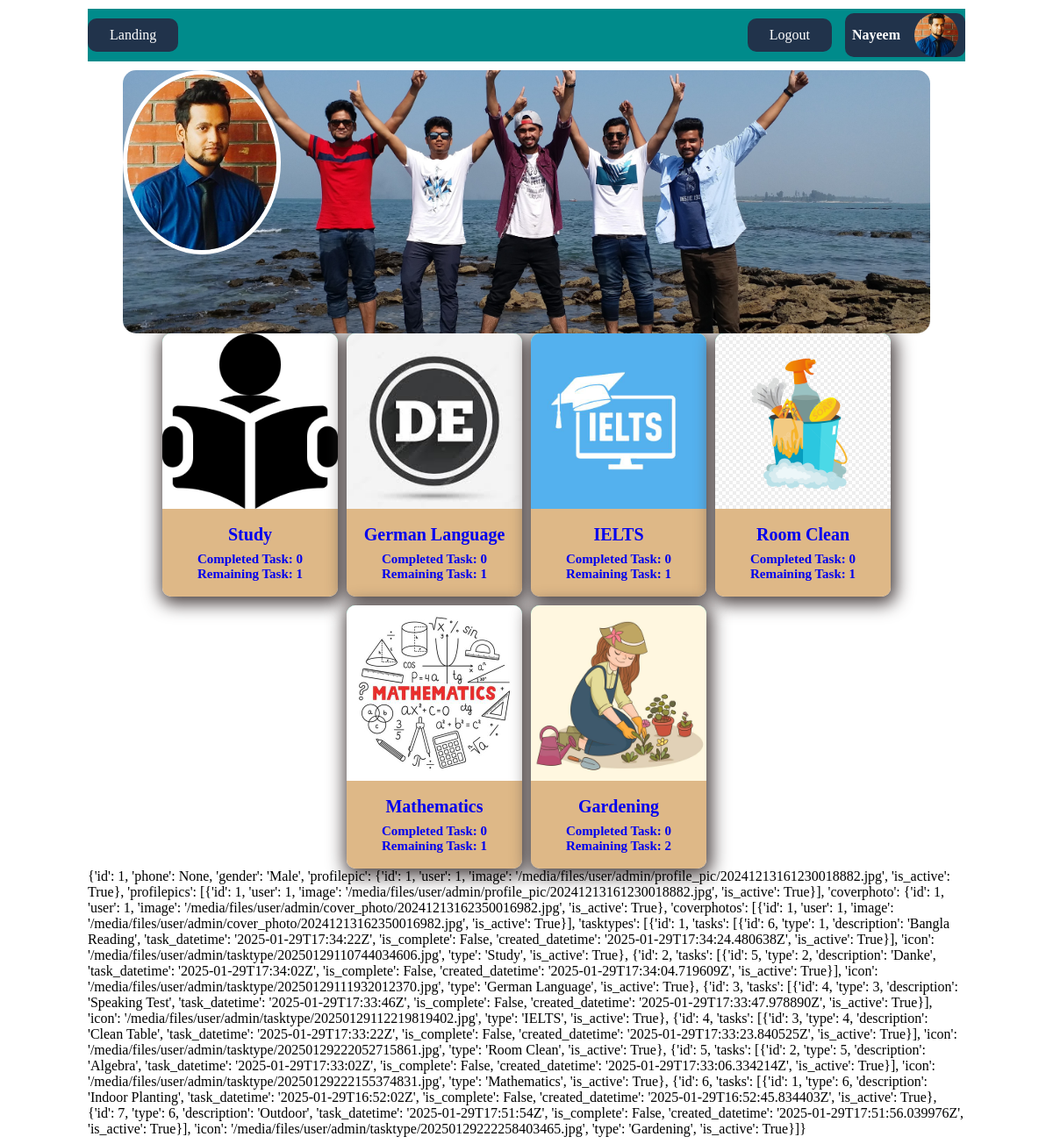
The page /user/profile/admin/ (signed in) on the database its author committed.
### user/models.py (models this page shows, shortened)
class Profilepic(models.Model):
    user = models.ForeignKey(User, on_delete=models.CASCADE, related_name='profilepic_user')
    image = models.ImageField(upload_to=upload_profile_pic, blank=True, null=True)
    is_active = models.BooleanField(default=True)

class User(AbstractUser):
    phone = models.CharField(max_length=100, null=True, blank=True)
    gender = models.CharField(max_length=10, choices=HELP().listToTuple(CH.GENDER))

### task/models.py (models this page shows, shortened)
class Tasktype(models.Model):
    user = models.ForeignKey(M_USER.User, on_delete=models.CASCADE, related_name='tasktype_user')
    type = models.CharField(max_length=50, unique=True)
    icon = models.ImageField(upload_to=upload_tasktype_icon, blank=True, null=True)
    is_active = models.BooleanField(default=True)

### user/views.py (the view)
# urls.py: path('profile/<str:username>/', views.profile, name='profile'),
@login_required
def profile(request, username=None):
    user = request.user
    html_path = 'error/error.html'
    context = {}
    if user.username == username:
        if user.is_authenticated:
            context.update({
                'is_authenticated': True,
                'title': user.get_full_name(),
                'navbar': HELP().getNavbar(user, 1),
                'user': CSRLZR_USER.Usersrlzr(user, many=False).data
            })
            html_path = 'user/profile/user_profile.html'
    else: context.update({'title': 'Page Not Found - Error'})
    return render(request, html_path, context=context)

### help/common/j.py (called while the page is built, shortened)
    def getNavbar(self, user, navbar):
        navbar_obj = {
            'left_side': {'simple': [], 'profile': []},
            'right_side': {'simple': [], 'profile': []}
        }
        if navbar == 1:
            navbar_obj['left_side']['simple'].append(self.getLink('Landing'))
            navbar_obj['right_side']['simple'].append(self.getLink('Logout'))
            navbar_obj['right_side']['profile'].append(self.getLink('Profile-Navbar', user))
        elif navbar == 3:
            navbar_obj['left_side']['simple'].append(self.getLink('Landing'))
            navbar_obj['left_side']['simple'].append(self.getLink('About'))
        return navbar_obj

### help/common/k.py (called while the page is built)
    def getProfilePic(self, user):
        return user.profilepic_user.filter(is_active=True).first()

    def getCoverPhoto(self, user):
        return user.coverphoto_user.filter(is_active=True).first()

    def getLink(self, level, user=None):
        link_obj = None
        if level == 'Landing': link_obj = {'name': 'Landing', 'link': '/'}
        elif level == 'Logout': link_obj = {'name': 'Logout', 'link': '/auth/logout/'}
        elif level == 'Profile': link_obj = {'name': 'Profile', 'link': f'/user/profile/{user.username}/'}
        elif level == 'Login': link_obj = {'name': 'Login', 'link': '/auth/login/'}
        elif level == 'Profile-Navbar': link_obj = {'name': user.first_name, 'link': f'/user/profile/{user.username}/', 'image': self.getProfilePic(user)}
        elif level == 'About': link_obj =  {'name': 'About', 'link': f'/user/about/'}
        return link_obj

### user/serializers/CUSTOM/serializer.py (called while the page is built)
    def get_tasks(self, instance):
        tasktypes=instance.task_type.all()
        serializer = Tasksrlzr(instance=tasktypes, many=True)
        return serializer.data

    def get_profilepic(self, instance):
        profilepic=HELP().getProfilePic(instance)
        serializer = Profilepicsrlzr(instance=profilepic, many=False)
        return serializer.data

    def get_profilepics(self, instance):
        profilepics=instance.profilepic_user.all()
        serializer = Profilepicsrlzr(instance=profilepics, many=True)
        return serializer.data

    def get_coverphoto(self, instance):
        coverphoto=HELP().getCoverPhoto(instance)
        serializer = Coverphotosrlzr(instance=coverphoto, many=False)
        return serializer.data

    def get_coverphotos(self, instance):
        coverphotos=instance.coverphoto_user.all()
        serializer = Coverphotosrlzr(instance=coverphotos, many=True)
        return serializer.data

### templates/user/profile/user_profile.html (shortened to what this page needs)
{% extends 'base.html' %}
{% load user_extras %}
{% block navbar %}
  <div style="display: flex; justify-content: space-between; margin: 10px 0; background-color: darkcyan;">
    {% if 'left_side' in navbar %}
      {% if navbar.left_side.simple or navbar.left_side.profile %}
        <div style="display: flex; justify-content: flex-start; align-items: center; height: 60px; gap: 15px;">
          {% for item in navbar.left_side.simple %}
            <a class="navbar-button" href="{{item.link}}">{{item.name}}</a>
          {% endfor %}
        </div>
      {% endif %}
    {% endif %}
    {% if 'right_side' in navbar %}
      {% if navbar.right_side.simple or navbar.right_side.profile %}
        <div style="display: flex; justify-content: flex-end; align-items: center; height: 60px; gap: 15px;">
          {% for item in navbar.right_side.simple %}
            <a class="navbar-button" href="{{item.link}}">{{item.name}}</a>
          {% endfor %}
          {% for item in navbar.right_side.profile %}
            <a style="text-decoration: none;" href="{{item.link}}">
              <div class="profile-box">
                  <span style="margin: 0 8px; color: white; font-weight: 700;">{{item.name}}</span>
                  <img class="navbar-profile" src="{{item.image.image.url}}"/>
              </div>
            </a>
          {% endfor %}
        </div>
      {% endif %}
    {% endif %}
  </div>
{% endblock %}
{% block body %}
    <div class="photo-section">
        <div class="cover-photo">
            <img style="height: 300px; border-radius: 15px;" src="{{user.coverphoto.image}}" />
            <div class="profile-pic">
                <img style="height: 200px; border-radius: 50%;" src="{{user.profilepic.image}}" />
            </div>
        </div>
    </div>
    <div class="task-section">
      {% for item in user.tasktypes %}
        <a style="text-decoration: none;" href="/">
          <div class="task-card">
            <div class="task-icon-container">
              <img class="task-icon" src="{{item.icon}}" />
            </div>
            <div class="task-info-container">
              <div class="task-info-inner-container">
                <div class="task-info-title-container">
                  <span class="task-info-title" title="{{item.type}}">{{item.type}}</span>
                </div>
                <div class="task-info-details">
                  <span style="font-size: 15px; font-weight: 600;">Completed Task: {{ item.tasks|filter_task_completed}}</span>
                </div>
                <div class="task-info-details">
                  <span style="font-size: 15px; font-weight: 600;">Remaining Task: {{item.tasks|filter_task_running}}</span>
                </div>
              </div>
            </div>
          </div>
        </a>
      {% endfor %}
    </div>
    {{user}}
{% endblock %}

### templates/base.html (style rules this page uses)
.navbar-button { background-color: #21334b; padding: 10px 25px; color: white; text-decoration: none; border-radius: 10px; }
.profile-box { display: flex; justify-content: flex-end; align-items: center; background-color: #21334b; border-radius: 10px; }
.navbar-profile { height: 50px; width: 50px; border-radius: 50%; object-fit: cover; margin: 0 8px; }
.photo-section { position: relative; display: flex; justify-content: center; align-items: center; height: 300px; }
.cover-photo { position: absolute; height: 300px; }
.profile-pic { position: absolute; top: 0; height: 200px; border-radius: 50%; border: 5px solid white; }
.task-section { display: flex; flex-direction: row; justify-content: center; flex-flow: row wrap; gap: 10px; }
.task-card { height: 300px; width: 200px; border-radius: 10px; display: flex; flex-direction: column; box-shadow: 2px 4px 20px 4px #473e3e; }
.task-icon-container { background-color: aquamarine; border-radius: 10px 10px 0 0; height: 200px; display: flex; justify-content: center; align-items: center; overflow: hidden; }
.task-icon { background-size: cover; background-position: center; width: 100%; }
.task-info-container { background-color: burlywood; border-radius: 0 0 10px 10px; height: 100px; display: flex; justify-content: center; align-items: center; }
.task-info-inner-container { width: 95%; display: flex; flex-direction: column; }
.task-info-title-container { margin-bottom: 8px; display: flex; justify-content: center; align-items: center; }
.task-info-title { font-size: 20px; font-weight: 700; white-space: nowrap; overflow: hidden; text-overflow: ellipsis; }
.task-info-details { display: flex; justify-content: center; align-items: center; }

### rows shown on the page
Profilepic: name "Nayeem", image.image (picture)
Tasktype: type "Study"
Tasktype: type "German Language"
Tasktype: type "IELTS"
Tasktype: type "Room Clean"
Tasktype: type "Mathematics"
Tasktype: type "Gardening"

### other values the page prints
{{ item.name }} "Landing"
{{ item.name }} "Logout"
{{ item.tasks|filter_task_completed }} "0" "0" "0" "0" "0" "0"
{{ item.tasks|filter_task_running }} "1" "1" "1" "1" "1" "2"
